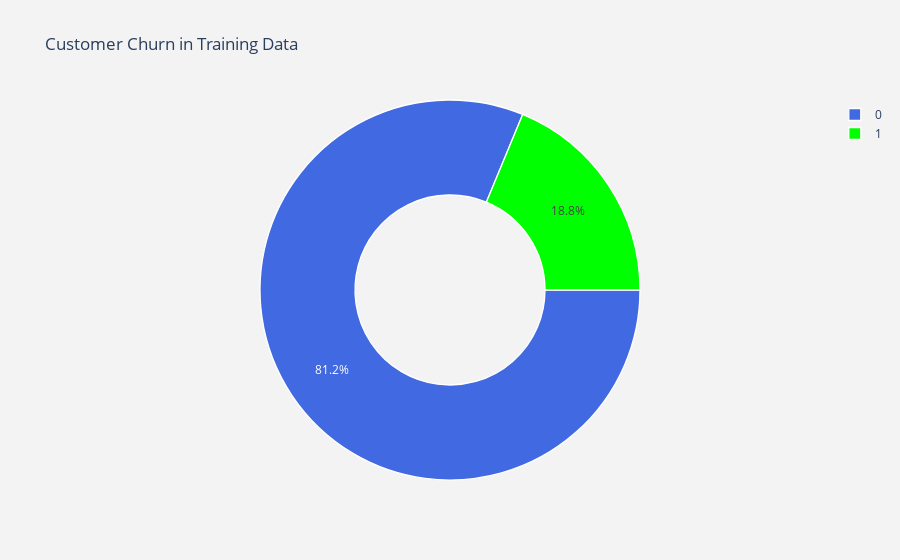

Notebook code for this chart:
### Code cell
trace = go.Pie(labels = train['CHURN'].value_counts().keys().tolist(),
               values = train['CHURN'].value_counts().values.tolist(),
               marker = dict(colors = ['royalblue', 'lime'],
                             line = dict(color = 'white', width = 1.3)
                            ),
               rotation = 90,
               hoverinfo = "label+value+text",
               hole = .5
              )
layout = go.Layout(dict(title = "Customer Churn in Training Data",
                        plot_bgcolor = "rgb(243, 243, 243)",
                        paper_bgcolor = "rgb(243, 243, 243)",
                       )
                  )
data = [trace]
fig = go.Figure(data = data, layout = layout)
py.iplot(fig)

### Figure 1 — Plotly figure (JSON) as saved in the notebook; plotly's stock layout.template omitted (floating-point values rounded to 4 significant figures)
{"data": [{"hole": 0.5, "hoverinfo": "label+value+text", "labels": [0, 1], "marker": {"colors": ["royalblue", "lime"], "line": {"color": "white", "width": 1.3}}, "rotation": 90, "type": "pie", "values": [1750062, 403986]}], "layout": {"paper_bgcolor": "rgb(243, 243, 243)", "plot_bgcolor": "rgb(243, 243, 243)", "title": {"text": "Customer Churn in Training Data"}}}
